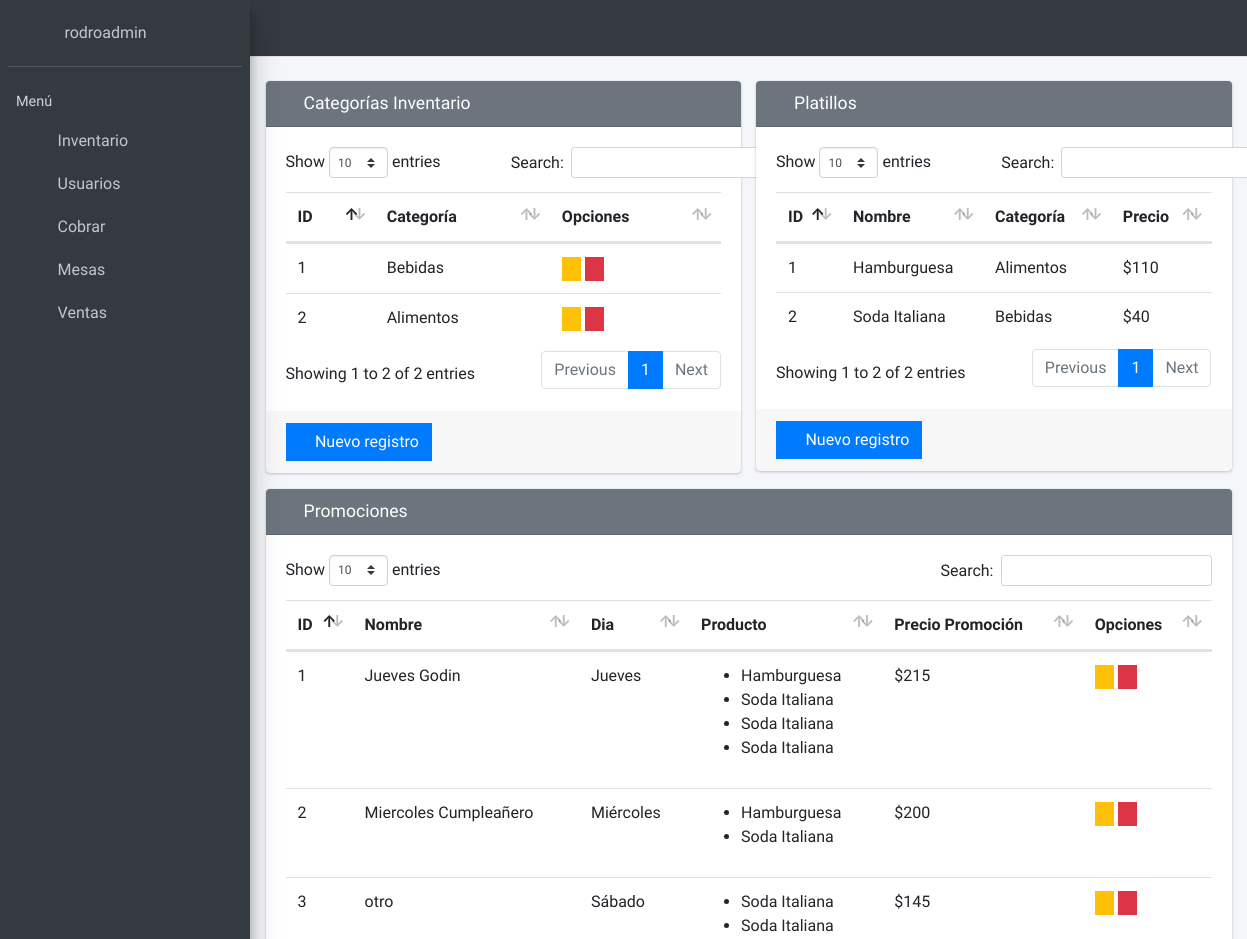
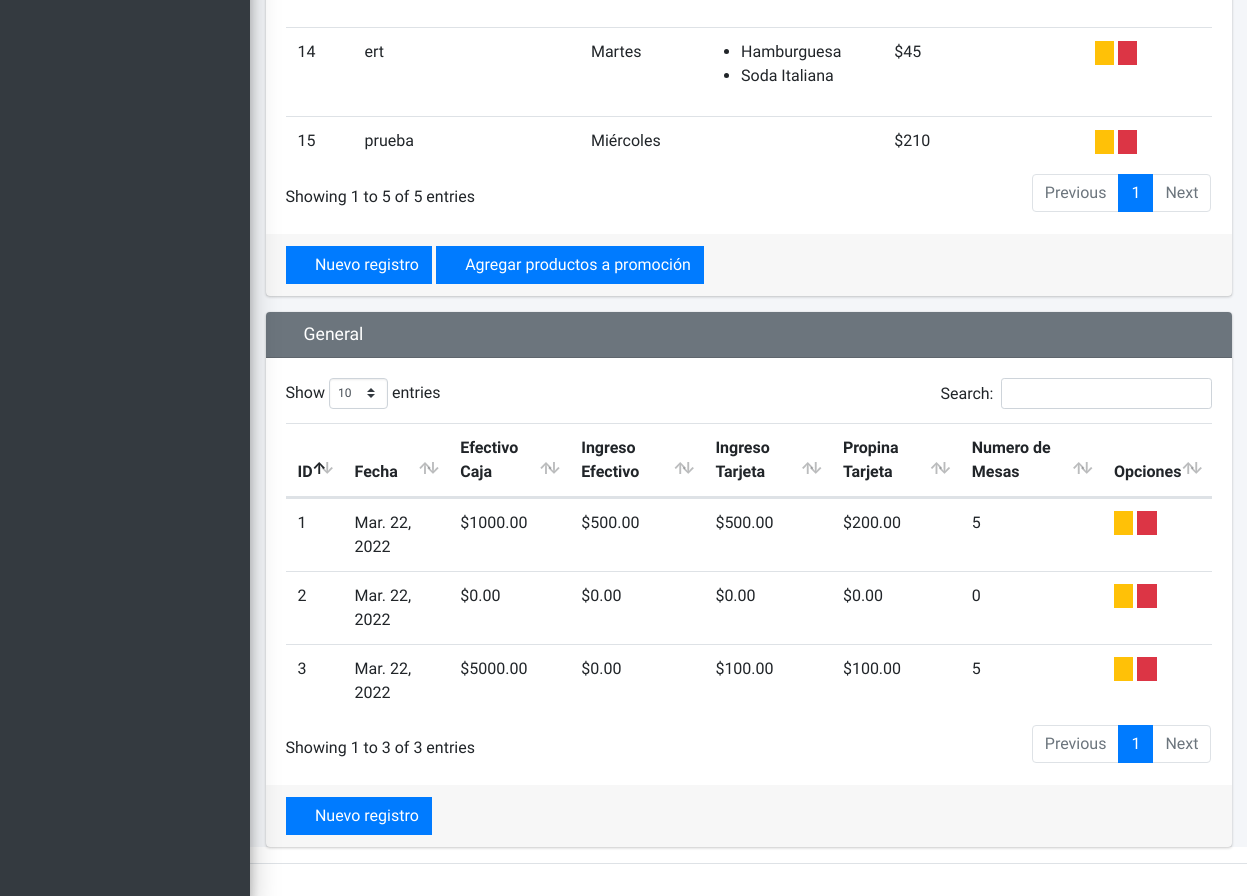
/inventario/ (signed in), run on the app's committed database (2 pictures, top to bottom).
### user/models.py (models this page shows)
class User(AbstractUser):
    def save(self, *args, **kwargs):
        self.set_password(self.password)
        super().save(*args, **kwargs)

### inventario/models.py (models this page shows, shortened)
class Inventario(models.Model):
    nombre_categoria = models.CharField(max_length=50, unique=True)
    descripcion = models.CharField(max_length=255, blank=True)
    def __str__(self):
        return self.nombre_categoria

### carta/models.py (models this page shows)
class ProductoMenu(models.Model):
    nombre_platillo = models.CharField(max_length=200, unique=True)
    precio = models.IntegerField()
    images = models.ImageField(upload_to='photos/menu')
    categoria = models.ForeignKey(Inventario, on_delete=models.CASCADE)
    def __str__(self):
        return self.nombre_platillo

### promocion/models.py (models this page shows, shortened)
class Promocion(models.Model):
    UNO = 'Lunes'
    DOS = 'Martes'
    TRES = 'Miércoles'
    CUATRO = 'Jueves'
    CINCO = 'Viernes'
    SEIS = 'Sábado'
    SIETE = 'Domingo'
    DAYS = (
        (UNO, 'Lunes'),
        (DOS, 'Martes'),
        (TRES, 'Miércoles'),
        (CUATRO, 'Jueves'),
        (CINCO, 'Viernes'),
        (SEIS, 'Sábado'),
        (SIETE, 'Domingo'),
    )
    nombre_promocion = models.CharField(max_length=200, unique=True)
    imagen = models.ImageField(upload_to='photos/promo', blank=False)
    precio = models.IntegerField(default=None, blank=False)
    dia = models.CharField(max_length=10, choices=DAYS, blank=False)
    producto = models.ManyToManyField(ProductoMenu, through='ProductosDias', blank=False)

### general/models.py (models this page shows, shortened)
class General(models.Model):
    efectivo_caja = models.DecimalField(default=None, max_digits=9, decimal_places=2, blank=False)
    date_joined = models.DateField(default=datetime.now)
    ingreso_efectivo = models.DecimalField(default=0.00, max_digits=9, decimal_places=2)
    ingreso_tarjeta = models.DecimalField(default=None, max_digits=9, decimal_places=2, blank=False)
    numero_mesas = models.IntegerField(default=None, blank=False)
    propina_tarjeta = models.DecimalField(default=None, max_digits=9, decimal_places=2, blank=False)

### inventario/views.py (the view)
# urls.py: path('', views.inventario, name='inventario'),
@login_required(login_url='login')
def inventario(request):
    categorias = Inventario.objects.all()
    promociones = Promocion.objects.all()
    producto_promocion = ProductosDias.objects.all()
    platillos = ProductoMenu.objects.all()
    general = General.objects.all()
    context = {
        'categorias': categorias,
        'promociones': promociones,
        'platillos': platillos,
        'generales': general,
        'producto_promocion': producto_promocion,
    }
    return render(request, 'include/list2.html', context)

### templates/include/list2.html (shortened to what this page needs)
{% extends 'include/list.html' %}
{% block columns %}
    <tr>
        <th>ID</th>
        <th>Categoría</th>
        <th>Opciones</th>
    </tr>
{% endblock %}
{% block rows %}
     {% for categoria in categorias %}
        <tr>
            <td>{{ categoria.id }}</td>
            <td>{{ categoria.nombre_categoria }}</td>
            <td>
                <a href="{% url 'editar' categoria.id %}" class="btn btn-warning btn-xs btn-flat">
                    <i class="fas fa-edit"></i>
                </a>
                <a href="{% url 'eliminar' categoria.id %}" class="btn btn-danger btn-xs btn-flat">
                    <i class="fas fa-trash-alt"></i>
                </a>
            </td>
        </tr>
    {% endfor %}
{% endblock %}
{% block c %}
    <tr>
        <th>ID</th>
        <th>Nombre</th>
        <th>Dia</th>
        <th>Producto</th>
        <th>Precio Promoción</th>
        <th>Opciones</th>
    </tr>
{% endblock %}
{% block r %}
    {% for promocion in promociones %}
        <tr>
            <td>{{ promocion.id }}</td>
            <td>{{ promocion.nombre_promocion }}</td>
            <td>{{ promocion.dia }}</td>
            <td>
                <ul>
                {% for p in promocion.producto.all %}
                    <li> {{ p }}</li>
                {% endfor %}
                </ul>
            </td>
            <td>${{ promocion.precio }}</td>
            <td>
                <a href="{% url 'editar_promocion' promocion.id %}" class="btn btn-warning btn-xs btn-flat">
                    <i class="fas fa-edit"></i>
                </a>
                <a href="{% url 'eliminar_promocion' promocion.id %}" class="btn btn-danger btn-xs btn-flat">
                    <i class="fas fa-trash-alt"></i>
                </a>
            </td>
        </tr>
    {% endfor %}
{% endblock %}
{% block c1 %}
    <tr>
        <th>ID</th>
        <th>Nombre</th>
        <th>Categoría</th>
        <th>Precio</th>
    </tr>
{% endblock %}
{% block r1 %}
    {% for platillo in platillos %}
        <tr>
            <td>{{ platillo.id }}</td>
            <td>{{ platillo.nombre_platillo }}</td>
            <td>{{ platillo.categoria }}</td>
            <td>${{ platillo.precio }}</td>
        </tr>
    {% endfor %}
{% endblock %}
{% block c2 %}
    <tr>
        <th>ID</th>
        <th>Fecha</th>
        <th>Efectivo Caja</th>
        <th>Ingreso Efectivo</th>
        <th>Ingreso Tarjeta</th>
        <th>Propina Tarjeta</th>
        <th>Numero de Mesas</th>
        <th>Opciones</th>
    </tr>
{% endblock %}
{% block r2 %}
    {% for general in generales %}
        <tr>
            <td>{{ general.id }}</td>
            <td>{{ general.date_joined }}</td>
            <td>${{ general.efectivo_caja }}</td>
            <td>${{ general.ingreso_efectivo }}</td>
            <td>${{ general.ingreso_tarjeta }}</td>
            <td>${{ general.propina_tarjeta }}</td>
            <td>{{ general.numero_mesas }}</td>
            <td>
                <a href="{% url 'editar_general' general.id %}" class="btn btn-warning btn-xs btn-flat">
                    <i class="fas fa-edit"></i>
                </a>
                <a href="{% url 'eliminar_general' general.id %}" class="btn btn-danger btn-xs btn-flat">
                    <i class="fas fa-trash-alt"></i>
                </a>
            </td>
        </tr>
    {% endfor %}
{% endblock %}

### templates/vtc/sidebar.html
{% load static %}
<aside class="main-sidebar sidebar-dark-blue elevation-4">
    <div class="sidebar">
        <div class="user-panel mt-3 pb-3 mb-3 d-flex">
            <div class="image">
                <img src="#" class="fas fa-user-alt" style="color: white" alt="">
            </div>
            <div class="info">
                <a href="#" class="d-block">{{ request.user.username }}</a>
            </div>
        </div>
        <nav class="mt-2">
            <ul class="nav nav-pills nav-sidebar flex-column" data-widget="treeview" role="menu" data-accordion="false">
                <li class="nav-header">Menú</li>
                <li class="nav-item">
                    <a href="{% url 'inventario' %}" class="nav-link">
                        <i class="nav-icon fas fa-truck-loading"></i>
                        <p>
                            Inventario
                        </p>
                    </a>
                </li>
                <li class="nav-item">
                    <a href="{% url 'user' %}" class="nav-link">
                        <i class="nav-icon fas fa-users"></i>
                        <p>
                            Usuarios
                        </p>
                    </a>
                </li>
                <li class="nav-item">
                    <a href="{% url 'crear_cuenta' %}" class="nav-link">
                        <i class="nav-icon fas fa-dollar-sign"></i>
                        <p>
                            Cobrar
                        </p>
                    </a>
                </li>
                <li class="nav-item">
                    <a href="{% url 'mesas' %}" class="nav-link">
                        <i class="nav-icon fas fa-table"></i>
                        <p>
                            Mesas
                        </p>
                    </a>
                </li>
                <li class="nav-item">
                    <a href="{% url 'estadisticas' %}" class="nav-link">
                        <i class="nav-icon fas fa-shopping-cart"></i>
                        <p>
                            Ventas
                        </p>
                    </a>
                </li>
            </ul>
        </nav>
    </div>
</aside>

### data on the page
User: user.username "rodroadmin"
Inventario: id "1", nombre_categoria "Bebidas"
Inventario: id "2", nombre_categoria "Alimentos"
ProductoMenu: id "1", nombre_platillo "Hamburguesa", categoria "Alimentos", precio "110"
ProductoMenu: id "2", nombre_platillo "Soda Italiana", categoria "Bebidas", precio "40"
Promocion: id "1", nombre_promocion "Jueves Godin", dia "Jueves", precio "215"
Promocion: id "2", nombre_promocion "Miercoles Cumpleañero", dia "Miércoles", precio "200"
Promocion: id "3", nombre_promocion "otro", dia "Sábado", precio "145"
Promocion: id "14", nombre_promocion "ert", dia "Martes", precio "45"
Promocion: id "15", nombre_promocion "prueba", dia "Miércoles", precio "210"
General: id "1", date_joined "Mar. 22, 2022", efectivo_caja "1000.00", ingreso_efectivo "500.00", ingreso_tarjeta "500.00", propina_tarjeta "200.00", numero_mesas "5"
General: id "2", date_joined "Mar. 22, 2022", efectivo_caja "0.00", ingreso_efectivo "0.00", ingreso_tarjeta "0.00", propina_tarjeta "0.00", numero_mesas "0"
General: id "3", date_joined "Mar. 22, 2022", efectivo_caja "5000.00", ingreso_efectivo "0.00", ingreso_tarjeta "100.00", propina_tarjeta "100.00", numero_mesas "5"
